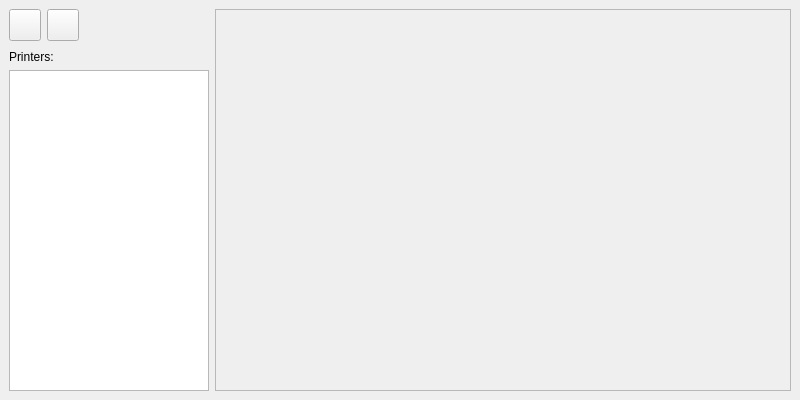
<?xml version="1.0" encoding="UTF-8"?>
<ui version="4.0">
 <class>MainWindow</class>
 <widget class="QMainWindow" name="MainWindow">
  <property name="geometry">
   <rect>
    <x>0</x>
    <y>0</y>
    <width>800</width>
    <height>400</height>
   </rect>
  </property>
  <property name="minimumSize">
   <size>
    <width>800</width>
    <height>400</height>
   </size>
  </property>
  <widget class="QWidget" name="centralWidget">
   <property name="layoutDirection">
    <enum>Qt::LeftToRight</enum>
   </property>
   <layout class="QGridLayout" name="gridLayout">
    <item row="0" column="0">
     <widget class="QWidget" name="widget" native="true">
      <property name="maximumSize">
       <size>
        <width>200</width>
        <height>16777215</height>
       </size>
      </property>
      <layout class="QHBoxLayout" name="horizontalLayout">
       <property name="leftMargin">
        <number>0</number>
       </property>
       <property name="topMargin">
        <number>0</number>
       </property>
       <property name="rightMargin">
        <number>0</number>
       </property>
       <property name="bottomMargin">
        <number>3</number>
       </property>
       <item>
        <widget class="QPushButton" name="butAddPrinter">
         <property name="minimumSize">
          <size>
           <width>32</width>
           <height>32</height>
          </size>
         </property>
         <property name="maximumSize">
          <size>
           <width>32</width>
           <height>32</height>
          </size>
         </property>
         <property name="text">
          <string/>
         </property>
         <property name="icon">
          <iconset resource="../../resources/icons.qrc">
           <normaloff>:/icons/playlist_add.svg</normaloff>:/icons/playlist_add.svg</iconset>
         </property>
         <property name="iconSize">
          <size>
           <width>28</width>
           <height>28</height>
          </size>
         </property>
        </widget>
       </item>
       <item>
        <widget class="QPushButton" name="butRemPrinter">
         <property name="minimumSize">
          <size>
           <width>32</width>
           <height>32</height>
          </size>
         </property>
         <property name="maximumSize">
          <size>
           <width>32</width>
           <height>32</height>
          </size>
         </property>
         <property name="text">
          <string/>
         </property>
         <property name="icon">
          <iconset resource="../../resources/icons.qrc">
           <normaloff>:/icons/playlist_del.svg</normaloff>:/icons/playlist_del.svg</iconset>
         </property>
         <property name="iconSize">
          <size>
           <width>28</width>
           <height>28</height>
          </size>
         </property>
        </widget>
       </item>
       <item>
        <spacer name="horizontalSpacer">
         <property name="orientation">
          <enum>Qt::Horizontal</enum>
         </property>
         <property name="sizeHint" stdset="0">
          <size>
           <width>40</width>
           <height>20</height>
          </size>
         </property>
        </spacer>
       </item>
      </layout>
     </widget>
    </item>
    <item row="0" column="1" rowspan="3">
     <widget class="QFrame" name="printerHolder">
      <property name="frameShape">
       <enum>QFrame::StyledPanel</enum>
      </property>
      <property name="frameShadow">
       <enum>QFrame::Raised</enum>
      </property>
     </widget>
    </item>
    <item row="2" column="0">
     <widget class="QListView" name="listPrinters">
      <property name="maximumSize">
       <size>
        <width>200</width>
        <height>16777215</height>
       </size>
      </property>
      <property name="editTriggers">
       <set>QAbstractItemView::NoEditTriggers</set>
      </property>
     </widget>
    </item>
    <item row="1" column="0">
     <widget class="QLabel" name="label">
      <property name="text">
       <string>Printers:</string>
      </property>
     </widget>
    </item>
   </layout>
  </widget>
 </widget>
 <resources>
  <include location="../../resources/icons.qrc"/>
 </resources>
 <connections/>
</ui>
